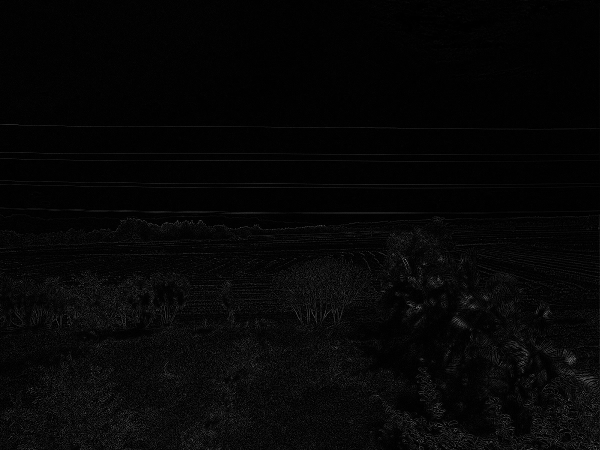
#> input picture OpenCv_algoritmos/Hough-Transform/img_laplacian.jpg, 1200 x 900 px (shown at 1/2 size)
$ python sobel.py   (older library calls are emulated)
#> lines starting #> are read from the running program, lines starting #| are printed output that depends on the picture

import cv2
import numpy as np
from matplotlib import pyplot as plt

img = cv2.imread('img_laplacian.jpg', cv2.IMREAD_GRAYSCALE)
#> img is the input picture: shape (900, 1200); min 0, max 252, mean 6
sobel = cv2.Sobel(img, cv2.CV_32F, 1, 0)
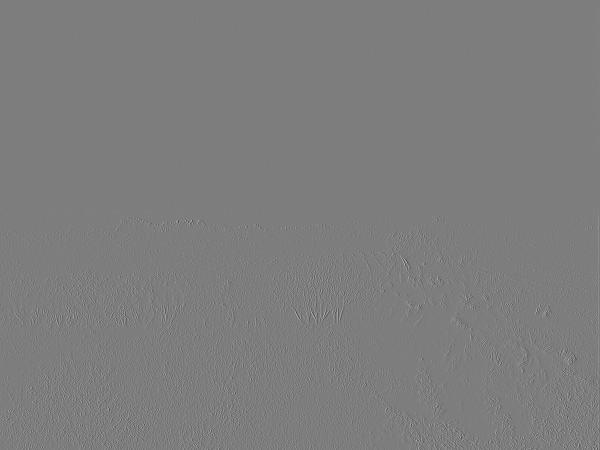
#> sobel: shape (900, 1200) float32 (shown at 1/2 size); min -603, max 621, mean 0; drawn with min black and max white

cst = cv2.cvtColor(img,cv2.COLOR_GRAY2BGR)

#> (the run stopped early here; a loop or call above may not have finished)
